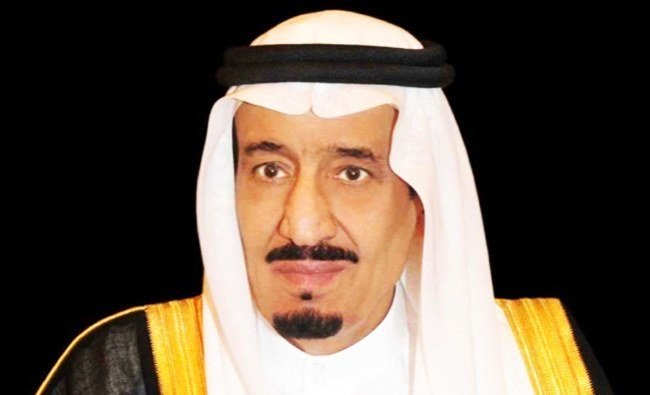
#> input picture Kking.jpg, 650 x 395 px, found by its file name
$ python Face.py
#> lines starting #> are read from the running program, lines starting #| are printed output that depends on the picture; after the words box and inside, x2 and y2 are one past the last pixel; in counts of white or black regions, pixels touching at a corner belong together
#Waad AlSaleh
#Sarah AlSadan

import cv2

faceCascade= cv2.CascadeClassifier("F/haarcascade_frontalface_default.xml")
img = cv2.imread('F/Kking.jpg')
#> img is the input picture: shape (395, 650, 3); mean B, G, R 69.1, 82.6, 96.5
imgGray = cv2.cvtColor(img,cv2.COLOR_BGR2GRAY)
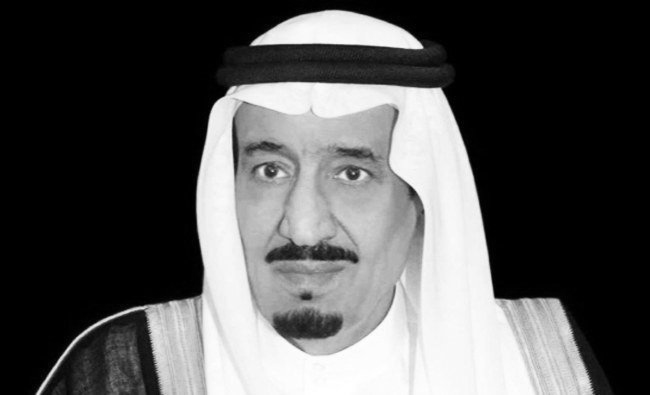
#> imgGray: shape (395, 650); min 0, max 255, mean 85.2

faces = faceCascade.detectMultiScale(imgGray,1.1,12)
#> faces = [[183, 69, 255, 255]]

for (x,y,w,h) in faces:
    cv2.rectangle(img,(x,y),(x+w,y+h),(255,0,0),4)
#> this loop made 1 pass
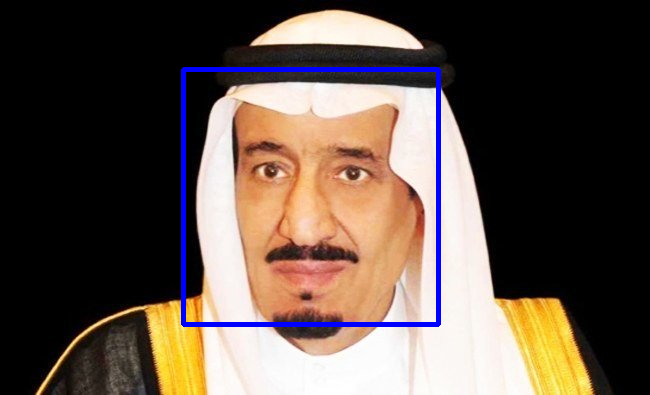
#> img: shape (395, 650, 3); 1.98% of pixels changed, all inside (x1, y1, x2, y2) = (181, 67, 441, 327)


cv2.imshow("Result", img)
cv2.waitKey(0)
